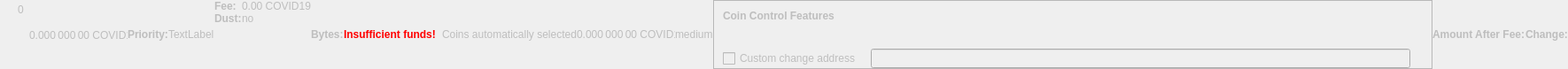
    <widget class="QWidget" name="dummyHideWidget" native="true">
     <property name="enabled">
      <bool>false</bool>
     </property>
     <property name="maximumSize">
      <size>
       <width>100</width>
       <height>22</height>
      </size>
     </property>
     <layout class="QHBoxLayout" name="dummyHideLayout">
      <property name="spacing">
       <number>0</number>
      </property>
      <property name="leftMargin">
       <number>0</number>
      </property>
      <property name="topMargin">
       <number>0</number>
      </property>
      <property name="rightMargin">
       <number>0</number>
      </property>
      <property name="bottomMargin">
       <number>0</number>
      </property>
      <item>
       <layout class="QFormLayout" name="formLayoutCoinControl1">
        <property name="horizontalSpacing">
         <number>10</number>
        </property>
        <property name="verticalSpacing">
         <number>14</number>
        </property>
        <property name="leftMargin">
         <number>10</number>
        </property>
        <property name="topMargin">
         <number>4</number>
        </property>
        <property name="rightMargin">
         <number>6</number>
        </property>
        <item row="0" column="1">
         <widget class="QLabel" name="labelCoinControlBytes">
          <property name="cursor">
           <cursorShape>IBeamCursor</cursorShape>
          </property>
          <property name="contextMenuPolicy">
           <enum>Qt::ActionsContextMenu</enum>
          </property>
          <property name="text">
           <string notr="true">0</string>
          </property>
          <property name="textInteractionFlags">
           <set>Qt::LinksAccessibleByMouse|Qt::TextSelectableByKeyboard|Qt::TextSelectableByMouse</set>
          </property>
         </widget>
        </item>
       </layout>
      </item>
      <item>
       <widget class="QLabel" name="labelCoinControlAfterFee">
        <property name="enabled">
         <bool>false</bool>
        </property>
        <property name="sizePolicy">
         <sizepolicy hsizetype="Fixed" vsizetype="Fixed">
          <horstretch>0</horstretch>
          <verstretch>0</verstretch>
         </sizepolicy>
        </property>
        <property name="minimumSize">
         <size>
          <width>111</width>
          <height>12</height>
         </size>
        </property>
        <property name="maximumSize">
         <size>
          <width>111</width>
          <height>12</height>
         </size>
        </property>
        <property name="cursor">
         <cursorShape>IBeamCursor</cursorShape>
        </property>
        <property name="contextMenuPolicy">
         <enum>Qt::ActionsContextMenu</enum>
        </property>
        <property name="text">
         <string notr="true">0.000 000 00 COVID19</string>
        </property>
        <property name="textInteractionFlags">
         <set>Qt::LinksAccessibleByMouse|Qt::TextSelectableByKeyboard|Qt::TextSelectableByMouse</set>
        </property>
       </widget>
      </item>
      <item>
       <widget class="QLabel" name="labelCoinControlPriorityText">
        <property name="enabled">
         <bool>false</bool>
        </property>
        <property name="font">
         <font>
          <weight>75</weight>
          <bold>true</bold>
         </font>
        </property>
        <property name="text">
         <string>Priority:</string>
        </property>
       </widget>
      </item>
      <item>
       <layout class="QHBoxLayout" name="horizontalLayout">
        <item>
         <widget class="QLabel" name="WarningLabel">
          <property name="text">
           <string>TextLabel</string>
          </property>
         </widget>
        </item>
       </layout>
      </item>
      <item>
       <layout class="QFormLayout" name="formLayoutCoinControl3">
        <property name="horizontalSpacing">
         <number>0</number>
        </property>
        <property name="verticalSpacing">
         <number>0</number>
        </property>
        <property name="leftMargin">
         <number>0</number>
        </property>
        <property name="topMargin">
         <number>0</number>
        </property>
        <property name="rightMargin">
         <number>0</number>
        </property>
        <item row="0" column="0">
         <widget class="QLabel" name="labelCoinControlFeeText">
          <property name="enabled">
           <bool>false</bool>
          </property>
          <property name="font">
           <font>
            <weight>75</weight>
            <bold>true</bold>
           </font>
          </property>
          <property name="text">
           <string>Fee:</string>
          </property>
          <property name="margin">
           <number>0</number>
          </property>
         </widget>
        </item>
        <item row="0" column="1">
         <widget class="QLabel" name="labelCoinControlFee">
          <property name="enabled">
           <bool>false</bool>
          </property>
          <property name="cursor">
           <cursorShape>IBeamCursor</cursorShape>
          </property>
          <property name="contextMenuPolicy">
           <enum>Qt::ActionsContextMenu</enum>
          </property>
          <property name="text">
           <string notr="true">0.00 COVID19</string>
          </property>
          <property name="textInteractionFlags">
           <set>Qt::LinksAccessibleByMouse|Qt::TextSelectableByKeyboard|Qt::TextSelectableByMouse</set>
          </property>
         </widget>
        </item>
        <item row="1" column="0">
         <widget class="QLabel" name="labelCoinControlLowOutputText">
          <property name="enabled">
           <bool>false</bool>
          </property>
          <property name="font">
           <font>
            <weight>75</weight>
            <bold>true</bold>
           </font>
          </property>
          <property name="text">
           <string>Dust:</string>
          </property>
         </widget>
        </item>
        <item row="1" column="1">
         <widget class="QLabel" name="labelCoinControlLowOutput">
          <property name="enabled">
           <bool>false</bool>
          </property>
          <property name="cursor">
           <cursorShape>IBeamCursor</cursorShape>
          </property>
          <property name="contextMenuPolicy">
           <enum>Qt::ActionsContextMenu</enum>
          </property>
          <property name="text">
           <string>no</string>
          </property>
          <property name="textInteractionFlags">
           <set>Qt::LinksAccessibleByMouse|Qt::TextSelectableByKeyboard|Qt::TextSelectableByMouse</set>
          </property>
         </widget>
        </item>
       </layout>
      </item>
      <item>
       <widget class="QLabel" name="labelCoinControlBytesText">
        <property name="enabled">
         <bool>false</bool>
        </property>
        <property name="font">
         <font>
          <weight>75</weight>
          <bold>true</bold>
         </font>
        </property>
        <property name="text">
         <string>Bytes:</string>
        </property>
       </widget>
      </item>
      <item>
       <layout class="QFormLayout" name="formLayoutCoinControl2">
        <property name="horizontalSpacing">
         <number>0</number>
        </property>
        <property name="verticalSpacing">
         <number>0</number>
        </property>
        <property name="leftMargin">
         <number>0</number>
        </property>
        <property name="topMargin">
         <number>0</number>
        </property>
        <property name="rightMargin">
         <number>0</number>
        </property>
       </layout>
      </item>
      <item>
       <layout class="QHBoxLayout" name="horizontalLayoutCoinControl2">
        <property name="spacing">
         <number>0</number>
        </property>
        <property name="bottomMargin">
         <number>0</number>
        </property>
       </layout>
      </item>
      <item>
       <widget class="QLabel" name="labelCoinControlInsuffFunds">
        <property name="enabled">
         <bool>false</bool>
        </property>
        <property name="minimumSize">
         <size>
          <width>0</width>
          <height>0</height>
         </size>
        </property>
        <property name="font">
         <font>
          <weight>75</weight>
          <bold>true</bold>
         </font>
        </property>
        <property name="styleSheet">
         <string notr="true">color:red;font-weight:bold;</string>
        </property>
        <property name="text">
         <string>Insufficient funds!</string>
        </property>
        <property name="margin">
         <number>5</number>
        </property>
       </widget>
      </item>
      <item>
       <layout class="QFormLayout" name="formLayoutCoinControl4">
        <property name="horizontalSpacing">
         <number>0</number>
        </property>
        <property name="verticalSpacing">
         <number>0</number>
        </property>
        <property name="leftMargin">
         <number>0</number>
        </property>
        <property name="topMargin">
         <number>0</number>
        </property>
        <property name="rightMargin">
         <number>0</number>
        </property>
       </layout>
      </item>
      <item>
       <widget class="QLabel" name="labelCoinControlChangeLabel">
        <property name="enabled">
         <bool>false</bool>
        </property>
        <property name="sizePolicy">
         <sizepolicy hsizetype="Preferred" vsizetype="Expanding">
          <horstretch>0</horstretch>
          <verstretch>0</verstretch>
         </sizepolicy>
        </property>
        <property name="minimumSize">
         <size>
          <width>0</width>
          <height>0</height>
         </size>
        </property>
        <property name="text">
         <string/>
        </property>
        <property name="margin">
         <number>3</number>
        </property>
       </widget>
      </item>
      <item>
       <widget class="QLabel" name="labelCoinControlAutomaticallySelected">
        <property name="enabled">
         <bool>false</bool>
        </property>
        <property name="sizePolicy">
         <sizepolicy hsizetype="Fixed" vsizetype="Fixed">
          <horstretch>0</horstretch>
          <verstretch>0</verstretch>
         </sizepolicy>
        </property>
        <property name="minimumSize">
         <size>
          <width>0</width>
          <height>0</height>
         </size>
        </property>
        <property name="maximumSize">
         <size>
          <width>240</width>
          <height>16777215</height>
         </size>
        </property>
        <property name="text">
         <string>Coins automatically selected</string>
        </property>
        <property name="margin">
         <number>5</number>
        </property>
       </widget>
      </item>
      <item>
       <widget class="QLabel" name="labelCoinControlChange">
        <property name="enabled">
         <bool>false</bool>
        </property>
        <property name="sizePolicy">
         <sizepolicy hsizetype="Fixed" vsizetype="Fixed">
          <horstretch>0</horstretch>
          <verstretch>0</verstretch>
         </sizepolicy>
        </property>
        <property name="minimumSize">
         <size>
          <width>111</width>
          <height>0</height>
         </size>
        </property>
        <property name="maximumSize">
         <size>
          <width>111</width>
          <height>16777215</height>
         </size>
        </property>
        <property name="cursor">
         <cursorShape>IBeamCursor</cursorShape>
        </property>
        <property name="contextMenuPolicy">
         <enum>Qt::ActionsContextMenu</enum>
        </property>
        <property name="text">
         <string notr="true">0.000 000 00 COVID19</string>
        </property>
        <property name="textInteractionFlags">
         <set>Qt::LinksAccessibleByMouse|Qt::TextSelectableByKeyboard|Qt::TextSelectableByMouse</set>
        </property>
       </widget>
      </item>
      <item>
       <widget class="QLabel" name="labelCoinControlPriority">
        <property name="enabled">
         <bool>false</bool>
        </property>
        <property name="cursor">
         <cursorShape>IBeamCursor</cursorShape>
        </property>
        <property name="contextMenuPolicy">
         <enum>Qt::ActionsContextMenu</enum>
        </property>
        <property name="text">
         <string>medium</string>
        </property>
        <property name="textInteractionFlags">
         <set>Qt::LinksAccessibleByMouse|Qt::TextSelectableByKeyboard|Qt::TextSelectableByMouse</set>
        </property>
       </widget>
      </item>
      <item>
       <widget class="QFrame" name="frameCoinControl">
        <property name="sizePolicy">
         <sizepolicy hsizetype="Expanding" vsizetype="Expanding">
          <horstretch>0</horstretch>
          <verstretch>0</verstretch>
         </sizepolicy>
        </property>
        <property name="maximumSize">
         <size>
          <width>16777215</width>
          <height>16777215</height>
         </size>
        </property>
        <property name="frameShape">
         <enum>QFrame::StyledPanel</enum>
        </property>
        <property name="frameShadow">
         <enum>QFrame::Sunken</enum>
        </property>
        <layout class="QVBoxLayout" name="verticalLayoutCoinControl2_2">
         <property name="spacing">
          <number>0</number>
         </property>
         <property name="leftMargin">
          <number>0</number>
         </property>
         <property name="topMargin">
          <number>0</number>
         </property>
         <property name="rightMargin">
          <number>0</number>
         </property>
         <property name="bottomMargin">
          <number>0</number>
         </property>
         <item>
          <layout class="QVBoxLayout" name="verticalLayoutCoinControl" stretch="0,0,0,1">
           <property name="spacing">
            <number>0</number>
           </property>
           <property name="leftMargin">
            <number>10</number>
           </property>
           <property name="topMargin">
            <number>10</number>
           </property>
           <item>
            <layout class="QHBoxLayout" name="horizontalLayoutCoinControl1">
             <property name="bottomMargin">
              <number>15</number>
             </property>
             <item>
              <widget class="QLabel" name="labelCoinControlFeatures">
               <property name="enabled">
                <bool>false</bool>
               </property>
               <property name="sizePolicy">
                <sizepolicy hsizetype="Preferred" vsizetype="Maximum">
                 <horstretch>0</horstretch>
                 <verstretch>0</verstretch>
                </sizepolicy>
               </property>
               <property name="font">
                <font>
                 <weight>75</weight>
                 <bold>true</bold>
                </font>
               </property>
               <property name="styleSheet">
                <string notr="true">font-weight:bold;</string>
               </property>
               <property name="text">
                <string>Coin Control Features</string>
               </property>
              </widget>
             </item>
            </layout>
           </item>
           <item>
            <widget class="QWidget" name="widgetCoinControl" native="true">
             <property name="sizePolicy">
              <sizepolicy hsizetype="Preferred" vsizetype="Preferred">
               <horstretch>0</horstretch>
               <verstretch>0</verstretch>
              </sizepolicy>
             </property>
             <property name="minimumSize">
              <size>
               <width>0</width>
               <height>0</height>
              </size>
             </property>
             <property name="styleSheet">
              <string notr="true"/>
             </property>
             <layout class="QHBoxLayout" name="horizontalLayoutCoinControl5_2">
              <property name="leftMargin">
               <number>0</number>
              </property>
              <property name="topMargin">
               <number>0</number>
              </property>
              <property name="rightMargin">
               <number>0</number>
              </property>
              <property name="bottomMargin">
               <number>0</number>
              </property>
              <item>
               <layout class="QHBoxLayout" name="horizontalLayoutCoinControl3">
                <property name="spacing">
                 <number>20</number>
                </property>
                <property name="topMargin">
                 <number>0</number>
                </property>
                <property name="bottomMargin">
                 <number>10</number>
                </property>
               </layout>
              </item>
             </layout>
            </widget>
           </item>
           <item>
            <layout class="QHBoxLayout" name="horizontalLayoutCoinControl4" stretch="0,0,0">
             <property name="spacing">
              <number>12</number>
             </property>
             <property name="sizeConstraint">
              <enum>QLayout::SetDefaultConstraint</enum>
             </property>
             <property name="topMargin">
              <number>5</number>
             </property>
             <property name="rightMargin">
              <number>5</number>
             </property>
             <item>
              <widget class="QCheckBox" name="checkBoxCoinControlChange">
               <property name="enabled">
                <bool>false</bool>
               </property>
               <property name="toolTip">
                <string>If this is activated, but the change address is empty or invalid, change will be sent to a newly generated address.</string>
               </property>
               <property name="text">
                <string>Custom change address</string>
               </property>
              </widget>
             </item>
             <item>
              <widget class="QValidatedLineEdit" name="lineEditCoinControlChange">
               <property name="enabled">
                <bool>false</bool>
               </property>
               <property name="sizePolicy">
                <sizepolicy hsizetype="Expanding" vsizetype="Fixed">
                 <horstretch>0</horstretch>
                 <verstretch>0</verstretch>
                </sizepolicy>
               </property>
              </widget>
             </item>
             <item>
              <widget class="QLabel" name="labelCoinControlChangeLabel_2">
               <property name="sizePolicy">
                <sizepolicy hsizetype="Preferred" vsizetype="Expanding">
                 <horstretch>0</horstretch>
                 <verstretch>0</verstretch>
                </sizepolicy>
               </property>
               <property name="minimumSize">
                <size>
                 <width>0</width>
                 <height>0</height>
                </size>
               </property>
               <property name="text">
                <string/>
               </property>
               <property name="margin">
                <number>3</number>
               </property>
              </widget>
             </item>
            </layout>
           </item>
           <item>
            <spacer name="verticalSpacerCoinControl">
             <property name="orientation">
              <enum>Qt::Vertical</enum>
             </property>
             <property name="sizeHint" stdset="0">
              <size>
               <width>800</width>
               <height>1</height>
              </size>
             </property>
            </spacer>
           </item>
          </layout>
         </item>
        </layout>
       </widget>
      </item>
      <item>
       <widget class="QLabel" name="labelCoinControlAfterFeeText">
        <property name="enabled">
         <bool>false</bool>
        </property>
        <property name="minimumSize">
         <size>
          <width>0</width>
          <height>0</height>
         </size>
        </property>
        <property name="maximumSize">
         <size>
          <width>16777215</width>
          <height>16777215</height>
         </size>
        </property>
        <property name="font">
         <font>
          <weight>75</weight>
          <bold>true</bold>
         </font>
        </property>
        <property name="text">
         <string>Amount After Fee:</string>
        </property>
        <property name="alignment">
         <set>Qt::AlignLeading|Qt::AlignLeft|Qt::AlignVCenter</set>
        </property>
        <property name="margin">
         <number>0</number>
        </property>
       </widget>
      </item>
      <item>
       <widget class="QLabel" name="labelCoinControlChangeText">
        <property name="enabled">
         <bool>false</bool>
        </property>
        <property name="sizePolicy">
         <sizepolicy hsizetype="Preferred" vsizetype="Preferred">
          <horstretch>0</horstretch>
          <verstretch>0</verstretch>
         </sizepolicy>
        </property>
        <property name="minimumSize">
         <size>
          <width>0</width>
          <height>0</height>
         </size>
        </property>
        <property name="maximumSize">
         <size>
          <width>16777215</width>
          <height>16777215</height>
         </size>
        </property>
        <property name="font">
         <font>
          <weight>75</weight>
          <bold>true</bold>
         </font>
        </property>
        <property name="text">
         <string>Change:</string>
        </property>
        <property name="alignment">
         <set>Qt::AlignLeading|Qt::AlignLeft|Qt::AlignVCenter</set>
        </property>
       </widget>
      </item>
     </layout>
    </widget>
